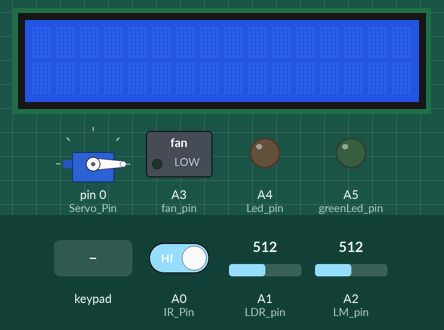
This sketch was run on a simulated Arduino Uno, built with avr-gcc and run on an emulated ATmega328P. Shown: servo, 16×2 character LCD, switched loads named in the sketch (green lamp = pin HIGH), output pins drawn as LEDs (lit = HIGH). Inputs (shaded band) come from the test bench; at power-on: A0 (IR_Pin) HIGH, A2 (LM_pin) = 512, A1 (LDR_pin) = 512.

Above: at 1.2 s.
1.3 s: A0 (IR_Pin) driven LOW
At 2.7 s:
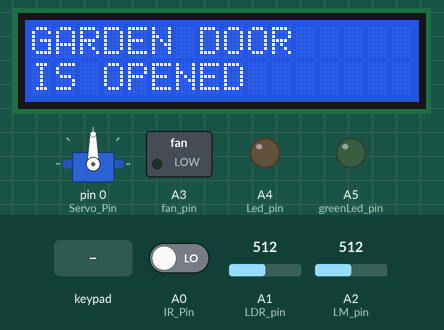
4.3 s: keypad keys 1 2 3 4 pressed 0.732 s apart
At 8.7 s:
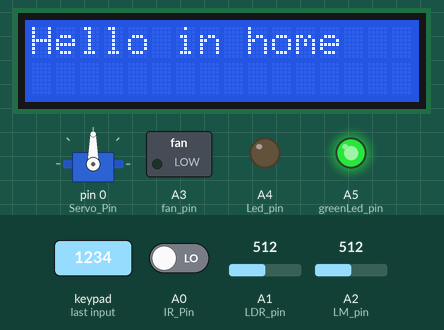
12.2 s: A0 (IR_Pin) driven HIGH
At 14.8 s:
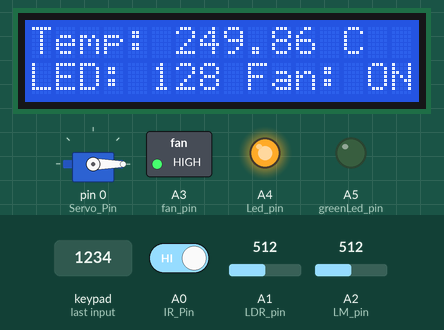
15.2 s: A2 (LM_pin) set to 57
At 16.8 s:
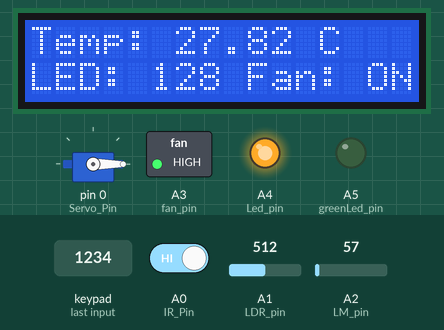
17.4 s: A2 (LM_pin) set to 48
At 18.2 s:
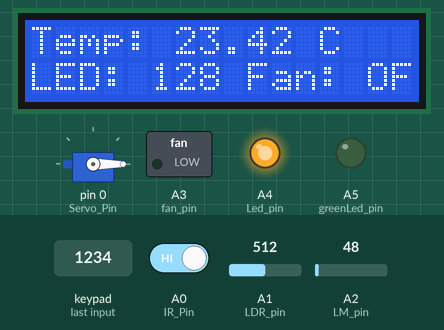
Timing chart, 0 to 19.9 s (numbered marks = the images above; inputs shaded):
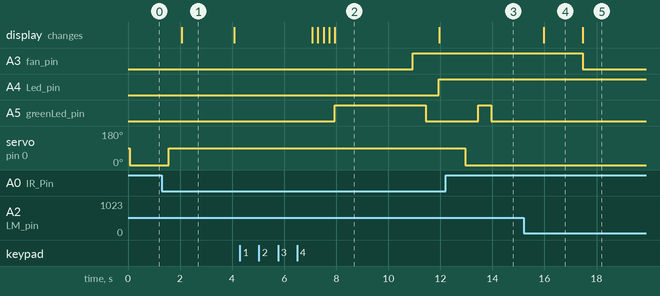

The sketch:

sketch_may6b_1.ino
```cpp
#include <Keypad.h>
#include <Servo.h>
#include <LiquidCrystal.h>

//declaring the pin of arduino
const int  rs = 6, en = 5, d4 = 4, d5 = 3, d6 = 2, d7 = 1;
const int  IR_Pin=A0;
const int  Servo_Pin=0;
const int  LDR_pin=A1;
const int  LM_pin=A2;
const int  fan_pin=A3;
const int  Led_pin=A4;
const int  greenLed_pin=A5;

//declaring the number of COLs and ROWs of keypad
const byte ROWS = 4;
const byte COLS = 3;

// the lenght of the password
const int MAX_PASSWORD_LENGTH=4;
LiquidCrystal lcd(rs, en, d4, d5, d6, d7);

//declaring the servo
Servo garden;

//configuring the switches of the keypad
char hexaKeys[ROWS][COLS] = {
  {'1', '2', '3'},
  {'4', '5', '6'},
  {'7', '8', '9'},
  {'*', '0', '#'}
};

// configuring the pins of keypad
byte rowPins[ROWS] = {13, 12, 11, 10};
byte colPins[COLS] = {9, 8, 7};

//initialization of the keypad
Keypad customKeypad = Keypad(makeKeymap(hexaKeys), rowPins, colPins, ROWS, COLS);

void setup()
{
// put your setup code here, to run once:
garden.attach(Servo_Pin);
lcd.begin(16, 2);  // initializing the type of lcd

//setting the mode of pins
pinMode(IR_Pin,INPUT);
pinMode(fan_pin,OUTPUT);
pinMode(Led_pin,OUTPUT);
pinMode(greenLed_pin,OUTPUT);
//setting the initial values of led and fan
digitalWrite(Led_pin,LOW);
digitalWrite(fan_pin,LOW);
digitalWrite(greenLed_pin,LOW);
}

void loop()
{
  int y=0;
  while (y==0)
  {
    if (H_CtrlGardenDoor() == 1)
    {
      y=H_Hello();
    }
  }
  while (1)
    {
      int x=0;
      float temp = H_LM_value();
      int ledValue =  map(H_LDR_value(), 0, 1023 , 255, 0);
      // Control fan and light based on sensors
      H_FanMode();
      H_LedMode();

      // Display temperature, LED value, and fan status on LCD
      lcd.clear();
      lcd.print("Temp: ");
      lcd.print(temp);
      lcd.print(" C");
      lcd.setCursor(0, 1);
      lcd.print("LED: ");
      lcd.print(ledValue);
      lcd.print(" Fan: ");
      //if the fan is on display FAN ON on LCD , if OFF display FAN OFF
      lcd.println(digitalRead(fan_pin) == HIGH ? "ON" : "OFF");

      delay(1000);
      if (H_CtrlGardenDoor() == 1)
      {
        x=H_Hello();
        // Waiting user to enter correct password
        while (x==0)
        {
          x=H_Hello();
        }
      }
    }
}


//
int H_Hello()
{
  lcd.println("Hi in garden");
  delay(3000);
  char* enteredPassword = H_getPassword(); // Get the entered password
  int result = H_checkPassword(enteredPassword); // Check the entered password
  if (result==1) // if the correct password
  {
    digitalWrite(greenLed_pin,HIGH);
    lcd.clear();
    lcd.println("Hello in home");
    delay(3000);
    digitalWrite(greenLed_pin,LOW);
    return 1 ;
  }
  else if (result==0) // if the password is wrong
  {
    int i=0;
    lcd.clear();
    lcd.println("wrong password");
    // giving an alarm by blinking the green led 5 times
    while (i<5)
    {
      digitalWrite(Led_pin,HIGH);
      delay(500);
      digitalWrite(Led_pin,LOW);
      delay(500);
      i++;
    }
    lcd.clear();
    return 0;
  }
}

//function to get the password
char* H_getPassword()
{
  static char password[MAX_PASSWORD_LENGTH + 1];
  char key;
  int index = 0;

  lcd.clear();
  lcd.print("Enter Password:");
  lcd.setCursor(0, 1);
  // Read characters until maximum password length is reached or pressing #
  while (index < MAX_PASSWORD_LENGTH)
   {
    key = customKeypad.getKey();
    // using # as enter
    if (key == '#')
    {
      break;
    }

    // Check if a key is pressed
    if (key)
    {
      password[index++] = key;
      lcd.print("*"); // Print '*' to mask the entered password
      delay(200);
    }
  }

  password[index] = '\0'; //adding null at the end to mark the end of password's array

  return password;
}

//function to check the password it receives an entered password and if it true it returns 1 .. if false returns 0
int H_checkPassword(char* enteredPassword)
{
  char password[] = "1234";
  //checking if the password is correct or not
  if (strcmp(enteredPassword, password) == 0)
  {
    return 1; // Password is correct
  }
   else
  {
    return 0; // Password is wrong
  }
}

//function to return the IR sensor if move detected it returns 1
int H_IRSensorVal()
{
  int IR_val =0;
  IR_val= digitalRead(IR_Pin);
  if (IR_val==0)
  {
    //motion detected
    return 1;
  }
  else
  {
    //no motion
    return 0;
  }

}

//function to control the garden door
int H_CtrlGardenDoor()
{
  int IR_val =H_IRSensorVal();
  if (IR_val==1)
  {
    H_openGarden();
    lcd.clear();
    lcd.println("GARDEN DOOR");
    lcd.setCursor(0, 1);
    lcd.println("IS OPENED");
    delay(2000);
    lcd.clear();
    return 1;
  }
  else
  {
    H_closeGarden();
    return 0;
  }

}

// function to open the garden door
void H_openGarden()
{
  garden.write(90);
  delay(500);
}

//function to close the garden door
void H_closeGarden()
{
  garden.write(0);
  delay(500);
}

// function returns the value of LDR
int H_LDR_value()
{
  int LDR_VAL=0;
  LDR_VAL=analogRead(LDR_pin);
  return LDR_VAL;
}

//function returns value of lm35
float H_LM_value()
{
  int temp_adc_val;
  float temp_val;
  temp_adc_val = analogRead(LM_pin);
  temp_val = (temp_adc_val * 4.88);	// Convert adc value to equivalent(mV) (5/1023)*1000
  temp_val = (temp_val/10);	// LM35 gives output of 10mV/C
  return temp_val;
}

//function to control the fan by temp
void H_FanMode()
{
  int temp=0;
  temp= H_LM_value();
  if (temp>=25 && temp<35)
  {
    digitalWrite(fan_pin,HIGH);
    digitalWrite(greenLed_pin,LOW);
  }
  else if(temp>=35)
  {
    digitalWrite(fan_pin,HIGH);
    digitalWrite(greenLed_pin,HIGH);
    delay(500);
    digitalWrite(greenLed_pin,LOW);
    delay(500);
  }
  else
  {
    digitalWrite(fan_pin,LOW);
    digitalWrite(greenLed_pin,LOW);
  }
}

//function to control led using LDR value
void H_LedMode()
{
  int LDR=0 , LED_VAL=0;
  LDR=H_LDR_value();
  LED_VAL = map(LDR, 0, 1023 , 255, 0);
  analogWrite(Led_pin,LED_VAL);
}
```

Measured:
- the behaviour switches between 52 and 51 on A2 (LM_pin) (found by bisection; images 4 and 5)
- after the input at 1.3 s, servo on pin 0 (Servo_Pin): 0° → 90° after 0.26 s; the display: changes after 0.77 s (image 1)
- after the input at 4.3 s, A3 (fan_pin): LOW → HIGH after 6.6 s; A4 (Led_pin): LOW → HIGH after 7.6 s; A5 (greenLed_pin): LOW → HIGH after 3.6 s, → LOW 3.5 s later; the display: first changes after 2.8 s (image 2 shows a later state)
- after the input at 12.2 s, A5 (greenLed_pin): LOW → HIGH after 1.3 s, → LOW 0.50 s later; servo on pin 0 (Servo_Pin): 90° → 0° after 0.75 s
- after the input at 15.2 s, A5 (greenLed_pin): stays LOW (without the input it goes to HIGH after 0.76 s); the display: changes after 0.77 s (image 4)
- after the input at 17.4 s, A3 (fan_pin): HIGH → LOW after 0.07 s; the display: changes after 0.07 s (image 5)
- what the display in image 1 shows lasts 2.0 s, from 2.1 s to 4.1 s
